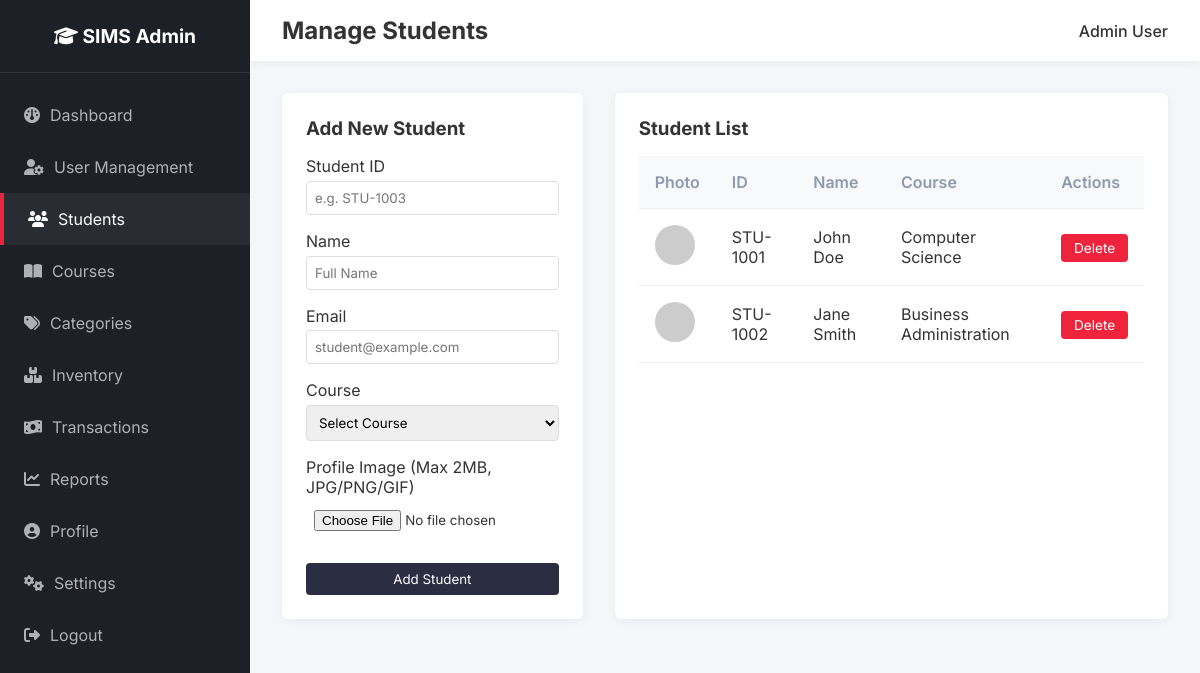
The app's page /admin/students.php (signed in) with its own data.
### tables this page shows
CREATE TABLE `students` (
  `id` int(11) NOT NULL AUTO_INCREMENT,
  `student_id` varchar(20) NOT NULL,
  `name` varchar(100) NOT NULL,
  `email` varchar(100) NOT NULL,
  `course_id` int(11) DEFAULT NULL,
  `image` varchar(255) DEFAULT 'default.png',
  `created_at` timestamp DEFAULT CURRENT_TIMESTAMP,
  PRIMARY KEY (`id`),
  UNIQUE KEY `student_id` (`student_id`),
  FOREIGN KEY (`course_id`) REFERENCES `courses`(`id`) ON DELETE SET NULL
);

CREATE TABLE `courses` (
  `id` int(11) NOT NULL AUTO_INCREMENT,
  `name` varchar(100) NOT NULL,
  `category_id` int(11) DEFAULT NULL,
  `created_at` timestamp DEFAULT CURRENT_TIMESTAMP,
  PRIMARY KEY (`id`),
  FOREIGN KEY (`category_id`) REFERENCES `categories`(`id`) ON DELETE SET NULL
);

### config/db.php (called while the page is built, shortened)
<?php
function generate_csrf_token() {
    return $_SESSION['csrf_token'];
}
function xss_clean($data) {
    return htmlspecialchars($data ?? '', ENT_QUOTES, 'UTF-8');
}
?>

### admin/students.php (the view, shortened to what this page needs)
<?php
require_once 'auth_check.php';
?>
<!DOCTYPE html>
<html lang="en">
<head>
    <link rel="stylesheet" href="../css/admin.css">
    <link rel="stylesheet" href="https://cdnjs.cloudflare.com/ajax/libs/font-awesome/6.4.0/css/all.min.css">
</head>
<body>
    <?php include 'sidebar.php'; ?>
    <main class="main-content">
        <header class="topbar">
            <h2>Manage Students</h2>
            <div class="user-info">
                <span><?php echo xss_clean($_SESSION['name']); ?></span>
            </div>
        </header>
        <div class="content-wrapper">
            <div style="display:flex; gap:2rem; flex-wrap: wrap;">
                <div style="flex: 1; min-width: 300px; background: var(--white); padding: 1.5rem; border-radius: var(--radius); box-shadow: var(--shadow);">
                    <h3>Add New Student</h3>
                    <form method="POST" action="" enctype="multipart/form-data" style="margin-top: 1rem;">
                        <div style="margin-bottom: 1rem;">
                            <label>Student ID</label>
                            <input type="text" name="student_id" required placeholder="e.g. STU-1003" style="width:100%; padding:0.5rem; margin-top:0.3rem; border:1px solid #ddd; border-radius:4px;">
                        </div>
                        <div style="margin-bottom: 1rem;">
                            <label>Name</label>
                            <input type="text" name="name" required placeholder="Full Name" style="width:100%; padding:0.5rem; margin-top:0.3rem; border:1px solid #ddd; border-radius:4px;">
                        </div>
                        <div style="margin-bottom: 1rem;">
                            <label>Email</label>
                            <input type="email" name="email" required placeholder="student@example.com" style="width:100%; padding:0.5rem; margin-top:0.3rem; border:1px solid #ddd; border-radius:4px;">
                        </div>
                        <div style="margin-bottom: 1rem;">
                            <label>Course</label>
                            <select name="course_id" required style="width:100%; padding:0.5rem; margin-top:0.3rem; border:1px solid #ddd; border-radius:4px;">
                                <option value="">Select Course</option>
                            </select>
                        </div>
                        <div style="margin-bottom: 1.5rem;">
                            <label>Profile Image (Max 2MB, JPG/PNG/GIF)</label>
                            <input type="file" name="student_image" accept="image/*" style="width:100%; padding:0.5rem; margin-top:0.3rem;">
                        </div>
                        <button type="submit" style="background: var(--primary-color); color: white; border: none; padding: 0.5rem 1rem; border-radius: 4px; cursor: pointer; width: 100%;">Add Student</button>
                    </form>
                </div>
                <div style="flex: 2; min-width: 500px; background: var(--white); padding: 1.5rem; border-radius: var(--radius); box-shadow: var(--shadow);">
                    <h3>Student List</h3>
                    <div style="overflow-x: auto; margin-top: 1rem;">
                        <table style="width:100%; border-collapse: collapse;">
                            <thead>
                                <tr>
                                    <th>Photo</th>
                                    <th>ID</th>
                                    <th>Name</th>
                                    <th>Course</th>
                                    <th>Actions</th>
                                </tr>
                            </thead>
                            <tbody>
                                <?php
                                $s_res = $conn->query("SELECT s.*, c.name as course_name FROM students s LEFT JOIN courses c ON s.course_id = c.id");
                                while($row = $s_res->fetch_assoc()):
                                    $img_src = ($row['image'] !== 'default.png' && file_exists("../uploads/" . $row['image'])) ? "../uploads/" . $row['image'] : 'https://ui-avatars.com/api/?name=' . urlencode($row['name']) . '&background=random';
                                ?>
                                <tr>
                                    <td>
                                        <img src="<?php echo $img_src; ?>" alt="Student Photo" style="width: 40px; height: 40px; border-radius: 50%; object-fit: cover;">
                                    </td>
                                    <td><?php echo xss_clean($row['student_id']); ?></td>
                                    <td><?php echo xss_clean($row['name']); ?></td>
                                    <td><?php echo xss_clean($row['course_name'] ?? 'N/A'); ?></td>
                                    <td>
                                        <a href="?delete=<?php echo $row['id']; ?>&csrf_token=<?php echo generate_csrf_token(); ?>" class="action-btn btn-delete" onclick="return confirm('Are you sure you want to delete this student?');">Delete</a>
                                    </td>
                                </tr>
                                <?php endwhile; ?>
                            </tbody>
                        </table>
                    </div>
                </div>
            </div>
        </div>
    </main>
</body>
</html>

### css/admin.css (style rules this page uses)
:root { --primary-color: #2b2d42; --secondary-color: #8d99ae; --accent-color: #ef233c; --bg-color: #f4f6f9; --sidebar-bg: #1d2127; --text-color: #333; --white: #ffffff; --radius: 6px; --shadow: 0 2px 10px rgba(0, 0, 0, 0.05); }
* { margin: 0; padding: 0; box-sizing: border-box; font-family: 'Inter', sans-serif; }
body { background-color: var(--bg-color); color: var(--text-color); display: flex; min-height: 100vh; }
.main-content { flex: 1; display: flex; flex-direction: column; overflow-x: hidden; }
.topbar { background: var(--white); padding: 1rem 2rem; display: flex; justify-content: space-between; align-items: center; box-shadow: var(--shadow); }
.user-info { display: flex; align-items: center; gap: 10px; font-weight: 500; }
.content-wrapper { padding: 2rem; }
table { width: 100%; border-collapse: collapse; }
th, td { padding: 1rem; text-align: left; border-bottom: 1px solid #eee; }
th { background: #f8f9fa; font-weight: 600; color: var(--secondary-color); }
.action-btn { padding: 0.4rem 0.8rem; border-radius: 4px; border: none; color: white; cursor: pointer; font-size: 0.85rem; text-decoration: none; }
.btn-delete { background: var(--accent-color); }

### records on screen
students: student "STU-1001", name "John Doe", course.name "Computer Science"
students: student "STU-1002", name "Jane Smith", course.name "Business Administration"

### other values on screen
xss_clean($_SESSION['name']) "Admin User"
